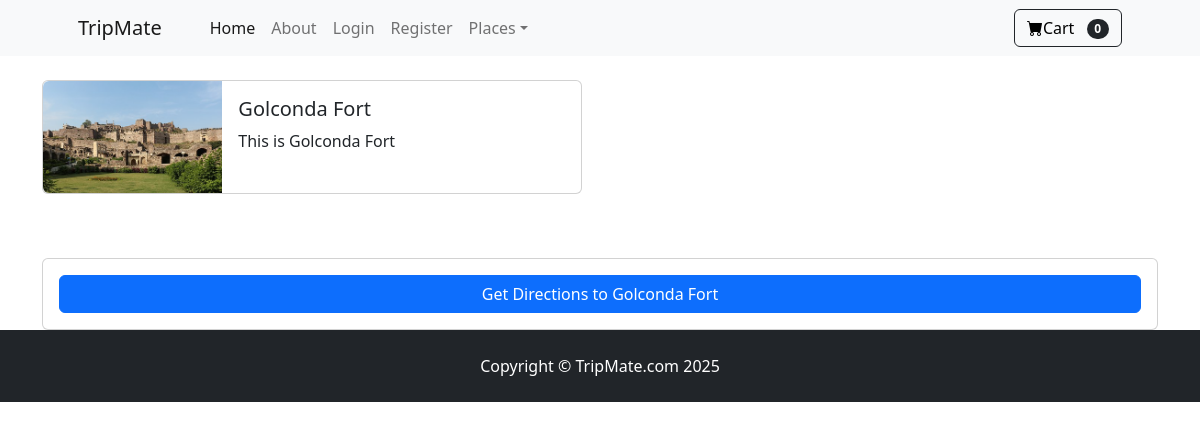
Screenshot of /product/2/ with the database file from the repository.
### store/models.py (models this page shows, shortened)
class Product(models.Model):
    name = models.CharField(max_length=100)
    price = models.DecimalField(default=0, decimal_places=0,max_digits=6)
    category = models.ForeignKey(Category,on_delete=models.CASCADE,default=1)
    description = models.CharField(max_length=250,default='',blank = True,null=True )
    image = models.ImageField(upload_to='uploads/product/')
    latitude = models.FloatField(default=0.0)  # Add this
    longitude = models.FloatField(default=0.0)

### store/views.py (the view)
# urls.py: path('product/<int:pk>/', views.product, name='product'),
def product(request,pk):
    product = Product.objects.get(id=pk)
    return render(request, 'product.html', {'product':product })

### store/templates/product.html (shortened to what this page needs)
{% extends 'base.html' %}
{% block content %}
<div class="container">
    <br/>
    <div class="card mb-3" style="max-width: 540px;">
        <div class="row g-0">
          <div class="col-md-4">
            <img src="{{ product.image.url }}" class="img-fluid rounded-start" alt="...">
          </div>
          <div class="col-md-8">
            <div class="card-body">
              <h5 class="card-title">{{ product.name }}</h5>
              <p class="card-text">{{ product.description }}</p>
            </div>
          </div>
        </div>
      </div>
    <br/><br/>
    <div class="card p-3">
        <button onclick="openGoogleMaps()" class="btn btn-primary">Get Directions to {{ product.name }}</button>
    </div>
</div>
{% endblock %}

### rows the page displays
Product: image (picture), name "Golconda Fort", description "This is Golconda Fort"
